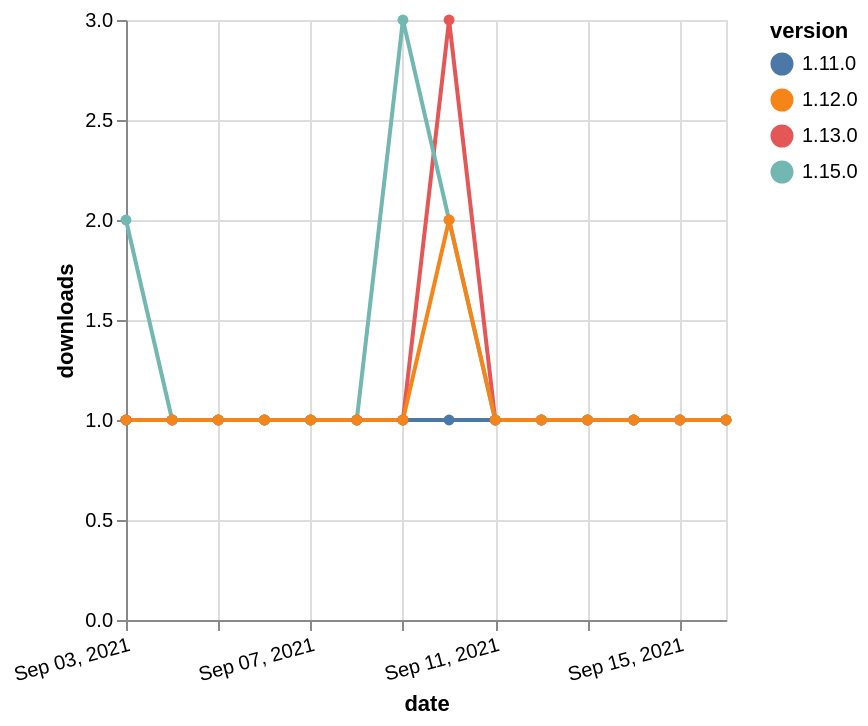

The specification (Vega-Lite) saved for this image:
### Vega-Lite specification from a JSON file in a GitHub repository (floating-point values rounded to 4 significant figures)
{"$schema": "https://vega.github.io/schema/vega-lite/v5.json", "description": "A simple bar chart with embedded data.", "data": {"values": [{"date": "2021-09-03", "total": 210, "delta": 1, "version": "1.11.0"}, {"date": "2021-09-04", "total": 211, "delta": 1, "version": "1.11.0"}, {"date": "2021-09-05", "total": 212, "delta": 1, "version": "1.11.0"}, {"date": "2021-09-06", "total": 213, "delta": 1, "version": "1.11.0"}, {"date": "2021-09-07", "total": 214, "delta": 1, "version": "1.11.0"}, {"date": "2021-09-08", "total": 215, "delta": 1, "version": "1.11.0"}, {"date": "2021-09-09", "total": 216, "delta": 1, "version": "1.11.0"}, {"date": "2021-09-10", "total": 217, "delta": 1, "version": "1.11.0"}, {"date": "2021-09-11", "total": 218, "delta": 1, "version": "1.11.0"}, {"date": "2021-09-12", "total": 219, "delta": 1, "version": "1.11.0"}, {"date": "2021-09-13", "total": 220, "delta": 1, "version": "1.11.0"}, {"date": "2021-09-14", "total": 221, "delta": 1, "version": "1.11.0"}, {"date": "2021-09-15", "total": 222, "delta": 1, "version": "1.11.0"}, {"date": "2021-09-16", "total": 223, "delta": 1, "version": "1.11.0"}, {"date": "2021-09-03", "total": 284, "delta": 1, "version": "1.13.0"}, {"date": "2021-09-04", "total": 285, "delta": 1, "version": "1.13.0"}, {"date": "2021-09-05", "total": 286, "delta": 1, "version": "1.13.0"}, {"date": "2021-09-06", "total": 287, "delta": 1, "version": "1.13.0"}, {"date": "2021-09-07", "total": 288, "delta": 1, "version": "1.13.0"}, {"date": "2021-09-08", "total": 289, "delta": 1, "version": "1.13.0"}, {"date": "2021-09-09", "total": 290, "delta": 1, "version": "1.13.0"}, {"date": "2021-09-10", "total": 293, "delta": 3, "version": "1.13.0"}, {"date": "2021-09-11", "total": 294, "delta": 1, "version": "1.13.0"}, {"date": "2021-09-12", "total": 295, "delta": 1, "version": "1.13.0"}, {"date": "2021-09-13", "total": 296, "delta": 1, "version": "1.13.0"}, {"date": "2021-09-14", "total": 297, "delta": 1, "version": "1.13.0"}, {"date": "2021-09-15", "total": 298, "delta": 1, "version": "1.13.0"}, {"date": "2021-09-16", "total": 299, "delta": 1, "version": "1.13.0"}, {"date": "2021-09-03", "total": 115, "delta": 2, "version": "1.15.0"}, {"date": "2021-09-04", "total": 116, "delta": 1, "version": "1.15.0"}, {"date": "2021-09-05", "total": 117, "delta": 1, "version": "1.15.0"}, {"date": "2021-09-06", "total": 118, "delta": 1, "version": "1.15.0"}, {"date": "2021-09-07", "total": 119, "delta": 1, "version": "1.15.0"}, {"date": "2021-09-08", "total": 120, "delta": 1, "version": "1.15.0"}, {"date": "2021-09-09", "total": 123, "delta": 3, "version": "1.15.0"}, {"date": "2021-09-10", "total": 125, "delta": 2, "version": "1.15.0"}, {"date": "2021-09-11", "total": 126, "delta": 1, "version": "1.15.0"}, {"date": "2021-09-12", "total": 127, "delta": 1, "version": "1.15.0"}, {"date": "2021-09-13", "total": 128, "delta": 1, "version": "1.15.0"}, {"date": "2021-09-14", "total": 129, "delta": 1, "version": "1.15.0"}, {"date": "2021-09-15", "total": 130, "delta": 1, "version": "1.15.0"}, {"date": "2021-09-16", "total": 131, "delta": 1, "version": "1.15.0"}, {"date": "2021-09-03", "total": 179, "delta": 1, "version": "1.12.0"}, {"date": "2021-09-04", "total": 180, "delta": 1, "version": "1.12.0"}, {"date": "2021-09-05", "total": 181, "delta": 1, "version": "1.12.0"}, {"date": "2021-09-06", "total": 182, "delta": 1, "version": "1.12.0"}, {"date": "2021-09-07", "total": 183, "delta": 1, "version": "1.12.0"}, {"date": "2021-09-08", "total": 184, "delta": 1, "version": "1.12.0"}, {"date": "2021-09-09", "total": 185, "delta": 1, "version": "1.12.0"}, {"date": "2021-09-10", "total": 187, "delta": 2, "version": "1.12.0"}, {"date": "2021-09-11", "total": 188, "delta": 1, "version": "1.12.0"}, {"date": "2021-09-12", "total": 189, "delta": 1, "version": "1.12.0"}, {"date": "2021-09-13", "total": 190, "delta": 1, "version": "1.12.0"}, {"date": "2021-09-14", "total": 191, "delta": 1, "version": "1.12.0"}, {"date": "2021-09-15", "total": 192, "delta": 1, "version": "1.12.0"}, {"date": "2021-09-16", "total": 193, "delta": 1, "version": "1.12.0"}]}, "width": "container", "mark": {"type": "line", "point": {"filled": true}}, "encoding": {"x": {"field": "date", "type": "temporal", "timeUnit": "yearmonthdate", "title": "date", "axis": {"labelAngle": -15}}, "y": {"field": "delta", "type": "quantitative", "title": "downloads"}, "color": {"field": "version", "type": "nominal"}, "tooltip": {"field": "delta"}}}
